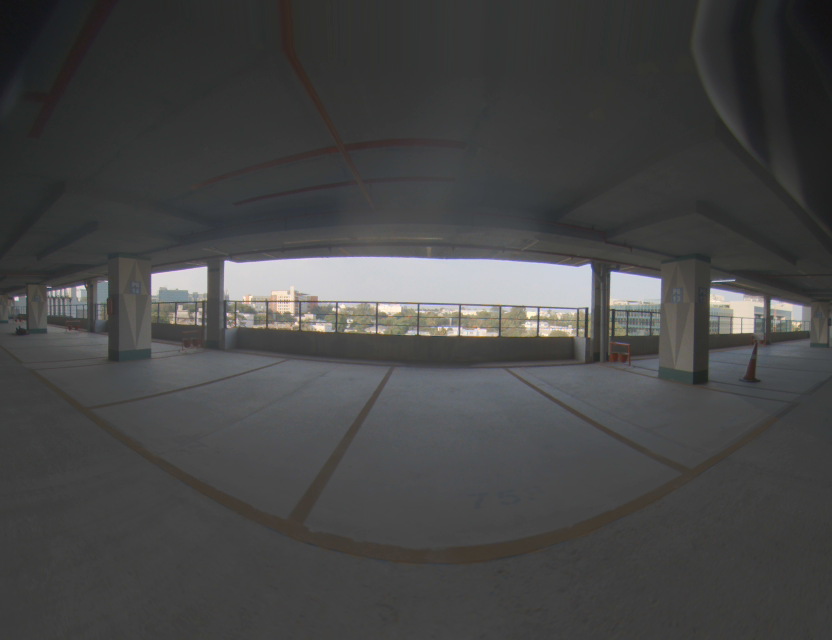
#> input picture dataset/image100.png, 832 x 640 px; its folder holds only this picture in this run
$ python detect_parking_spaces.py
#> lines starting #> are read from the running program, lines starting #| are printed output that depends on the picture; after the words box and inside, x2 and y2 are one past the last pixel; in counts of white or black regions, pixels touching at a corner belong together
import cv2 as cv
import os
import numpy as np
import time
import math

def detect_parking_spaces(image, min_area=500, max_area=30000, aspect_ratio_range=(1.0, 8.0)):

    height, width = image.shape[:2]

    roi_y = int(height * 0.6)
    roi_height = height - roi_y
    roi = image[roi_y:, :]

    gray = cv.cvtColor(roi, cv.COLOR_BGR2GRAY)

    blurred = cv.GaussianBlur(gray, (5, 5), 0)

    thresh1 = cv.adaptiveThreshold(blurred, 255, cv.ADAPTIVE_THRESH_GAUSSIAN_C,
                                 cv.THRESH_BINARY_INV, 19, 2)

    edges = cv.Canny(blurred, 30, 150)

    hsv = cv.cvtColor(roi, cv.COLOR_BGR2HSV)

    lower_white = np.array([0, 0, 180])
    upper_white = np.array([180, 30, 255])
    white_mask = cv.inRange(hsv, lower_white, upper_white)

    lower_yellow = np.array([20, 100, 100])
    upper_yellow = np.array([30, 255, 255])
    yellow_mask = cv.inRange(hsv, lower_yellow, upper_yellow)

    color_mask = cv.bitwise_or(white_mask, yellow_mask)

    combined_mask = cv.bitwise_or(thresh1, edges)
    combined_mask = cv.bitwise_or(combined_mask, color_mask)

    kernel = np.ones((3, 3), np.uint8)
    morph = cv.morphologyEx(combined_mask, cv.MORPH_CLOSE, kernel, iterations=2)
    morph = cv.morphologyEx(morph, cv.MORPH_OPEN, kernel, iterations=1)

    kernel_large = np.ones((5, 5), np.uint8)
    morph_enhanced = cv.morphologyEx(combined_mask, cv.MORPH_CLOSE, kernel_large, iterations=3)
    morph_enhanced = cv.morphologyEx(morph_enhanced, cv.MORPH_OPEN, kernel_large, iterations=1)

    morph = cv.bitwise_or(morph, morph_enhanced)

    contours, _ = cv.findContours(morph, cv.RETR_EXTERNAL, cv.CHAIN_APPROX_SIMPLE)

    lines = cv.HoughLinesP(morph, 1, np.pi/180, threshold=25, minLineLength=25, maxLineGap=25)

    hough_lines = cv.HoughLines(morph, 1, np.pi/180, threshold=50)

    if hough_lines is not None:
        if lines is None:
            lines = []
        else:
            lines = lines.tolist()

        for line in hough_lines:
            rho, theta = line[0]
            a = np.cos(theta)
            b = np.sin(theta)
            x0 = a * rho
            y0 = b * rho
            x1 = int(x0 + 100 * (-b))
            y1 = int(y0 + 100 * (a))
            x2 = int(x0 - 100 * (-b))
            y2 = int(y0 - 100 * (a))
            lines.append([[x1, y1, x2, y2]])

        lines = np.array(lines)

    polar_lines = []
    if lines is not None:
        for line in lines:
            x1, y1, x2, y2 = line[0]
            length = np.sqrt((x2 - x1)**2 + (y2 - y1)**2)
            theta = math.degrees(math.atan2(y2 - y1, x2 - x1))
            theta = theta % 180
            rho = x1 * math.cos(math.radians(theta)) + y1 * math.sin(math.radians(theta))
            polar_lines.append({'rho': rho, 'theta': theta, 'length': length, 'points': (x1, y1, x2, y2)})

    angle_tolerance = 10
    parallel_line_groups = []
    processed_lines = set()

    for i, line1 in enumerate(polar_lines):
        if i in processed_lines:
            continue

        group = [line1]
        processed_lines.add(i)

        for j, line2 in enumerate(polar_lines):
            if j in processed_lines or i == j:
                continue

            angle_diff = abs(line1['theta'] - line2['theta'])
            angle_diff = min(angle_diff, 180 - angle_diff)

            if angle_diff <= angle_tolerance:
                group.append(line2)
                processed_lines.add(j)

        if len(group) >= 2:
            parallel_line_groups.append(group)

    parking_spaces = []
    for contour in contours:
        area = cv.contourArea(contour)

        if min_area <= area <= max_area:
            x, y, w, h = cv.boundingRect(contour)

            aspect_ratio = float(w) / h if h > 0 else 0

            if aspect_ratio_range[0] <= aspect_ratio <= aspect_ratio_range[1]:
                epsilon = 0.04 * cv.arcLength(contour, True)
                approx = cv.approxPolyDP(contour, epsilon, True)

                if 3 <= len(approx) <= 6:

                    adjusted_contour = contour.copy()
                    adjusted_contour[:,:,1] += roi_y

                    contour_lines = []
                    for i in range(len(approx)):
                        pt1 = approx[i][0]
                        pt2 = approx[(i+1) % len(approx)][0]
                        theta = math.degrees(math.atan2(pt2[1] - pt1[1], pt2[0] - pt1[0])) % 180
                        contour_lines.append({'theta': theta, 'points': (pt1[0], pt1[1], pt2[0], pt2[1])})

                    parallelism_score = 0
                    aligned_groups = []

                    for group in parallel_line_groups:
                        group_theta = sum(line['theta'] for line in group) / len(group)

                        for contour_line in contour_lines:
                            angle_diff = abs(contour_line['theta'] - group_theta)
                            angle_diff = min(angle_diff, 180 - angle_diff)

                            if angle_diff <= 15:
                                parallelism_score += 1
                                if group not in aligned_groups:
                                    aligned_groups.append(group)


                    adjusted_contour = contour.copy()
                    adjusted_contour[:,:,1] += roi_y

                    parking_spaces.append({
                        'contour': adjusted_contour,
                        'bbox': (x, y + roi_y, w, h),
                        'area': area,
                        'aspect_ratio': aspect_ratio,
                        'approx': len(approx),
                        'parallelism_score': parallelism_score,
                        'aligned_groups': len(aligned_groups),
                        'car_adjacent': False,
                        'low_curvature': False
                    })


    for i, space in enumerate(parking_spaces):
        x, y, w, h = space['bbox']
        ext_x = max(0, x - 20)
        ext_y = max(0, y - 20)
        ext_w = min(width - ext_x, w + 40)
        ext_h = min(height - ext_y, h + 40)

        roi_ext = image[ext_y:ext_y+ext_h, ext_x:ext_x+ext_w]
        if roi_ext.size == 0:
            continue

        roi_gray = cv.cvtColor(roi_ext, cv.COLOR_BGR2GRAY)
        gradient_x = cv.Sobel(roi_gray, cv.CV_64F, 1, 0, ksize=3)
        gradient_y = cv.Sobel(roi_gray, cv.CV_64F, 0, 1, ksize=3)
        gradient_mag = cv.magnitude(gradient_x, gradient_y)

        mean_gradient = np.mean(gradient_mag)

        if mean_gradient > 15:

            if space['parallelism_score'] < 4:
                space['parallelism_score'] += 3
                space['car_adjacent'] = True

                contour = space['contour']
                if len(contour) >= 5:
                    try:
                        ellipse = cv.fitEllipse(contour)
                        (_, _), (major_axis, minor_axis), _ = ellipse
                        axis_ratio = minor_axis / major_axis if major_axis > 0 else 0

                        if 0.7 <= axis_ratio <= 1.0:
                            space['low_curvature'] = True
                            space['parallelism_score'] += 1
                        else:
                            space['low_curvature'] = False
                    except:
                        space['low_curvature'] = False
                else:
                    space['low_curvature'] = False
            else:
                space['car_adjacent'] = False
        else:
            space['car_adjacent'] = False

    parking_spaces.sort(key=lambda x: (x['parallelism_score'], x['aligned_groups']), reverse=True)

    return parking_spaces

def process_frame(image_path, output_path=None, display=False, show_debug=True):
    """
    Process a single frame to detect parking spaces.

    Args:
        image_path: Path to the input image
        output_path: Path to save the output image (optional)
        display: Whether to display the result
        show_debug: Whether to show debug visualizations

    Returns:
        Processed image with detected parking spaces and count of free spaces
    """
    image = cv.imread(image_path)
    if image is None:
        print(f"Failed to read image: {image_path}")
        return None

    result_image = image.copy()

    height, width = image.shape[:2]
    roi_y = int(height * 0.6)

    cv.line(result_image, (0, roi_y), (width, roi_y), (255, 0, 0), 2)

    parking_spaces = detect_parking_spaces(image)

    free_parking_spaces = 0

    for i, space in enumerate(parking_spaces):
        x, y, w, h = space['bbox']

        color = (0, 255 - i * 30 % 255, i * 40 % 255)

        is_free = not space.get('car_adjacent', False)

        if is_free:
            free_parking_spaces += 1

        green_color = (0, 255, 0)
        cv.drawContours(result_image, [space['contour']], 0, green_color, 2)

    h, w = image.shape[:2]
    combined = np.zeros((h, w*2, 3), dtype=np.uint8)
    combined[:, :w] = image
    combined[:, w:] = result_image

    cv.putText(combined, "Original Image", (10, 30),
              cv.FONT_HERSHEY_SIMPLEX, 1, (0, 255, 0), 2)
    cv.putText(combined, f"Detected Spaces: {len(parking_spaces)} | Free: {free_parking_spaces}", (w+10, 30),
              cv.FONT_HERSHEY_SIMPLEX, 1, (0, 255, 0), 2)

    if display:
        cv.imshow("Parking Space Detection", combined)
        key = cv.waitKey(1) & 0xFF
        if key == 27:  # ESC key to exit
            cv.destroyAllWindows()
            return None

    if output_path:
        cv.imwrite(output_path, combined)

    return combined

def process_all_frames(dataset_path, output_dir, display=True, delay=0.1):

    image_files = sorted([f for f in os.listdir(dataset_path) if f.endswith('.png')])

    if not image_files:
        print(f"No PNG images found in {dataset_path}")
        return

    os.makedirs(output_dir, exist_ok=True)

    print(f"Processing {len(image_files)} frames...")

    for i, image_file in enumerate(image_files):
        image_path = os.path.join(dataset_path, image_file)
        output_path = os.path.join(output_dir, f"parking_spaces_{i:03d}.png")

        print(f"Processing frame {i+1}/{len(image_files)}: {image_file}")
        result = process_frame(image_path, output_path, display)

        if result is None:
            print("Processing stopped by user.")
            break

        if display and delay > 0:
            time.sleep(delay)

    print(f"All frames processed. Results saved to {output_dir}")

    if display:
        cv.destroyAllWindows()

def main():
    dataset_path = os.path.join(os.path.dirname(os.path.abspath(__file__)), 'dataset')

    output_dir = os.path.join(os.path.dirname(os.path.abspath(__file__)), 'output')
    os.makedirs(output_dir, exist_ok=True)

    process_all_frames(dataset_path, output_dir, display=True, delay=0.1)
#> in process_frame, image is the input picture: shape (640, 832, 3); mean B, G, R 70.7, 70.9, 70.6
#> in process_frame, `cv.line(result_image, (0, roi_y), (width, roi_y), (255, 0, 0), 2)`: result_image: shape (640, 832, 3); 0.47% of pixels changed, all inside (x1, y1, x2, y2) = (0, 383, 832, 386)
#> in detect_parking_spaces, `roi = image[roi_y:, :]`:
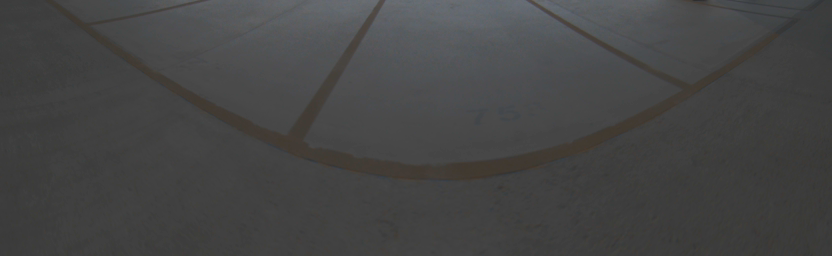
#> roi: shape (256, 832, 3); mean B, G, R 69.3, 69.3, 69.1
#> in detect_parking_spaces, `thresh1 = cv.adaptiveThreshold(blurred, 255, cv.ADAPTIVE_THRESH_GAUSSI..`:
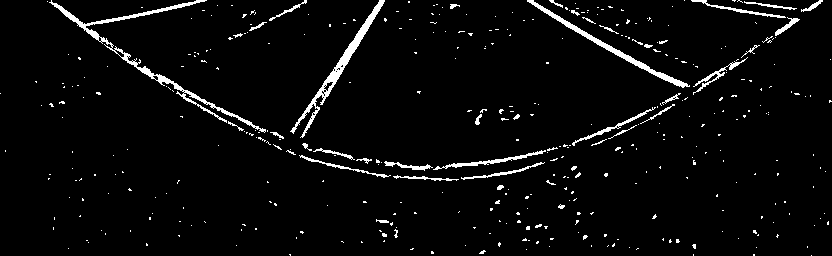
#> thresh1: shape (256, 832); 3.8% white; 398 white regions (358 under 20 px), largest, box (x1, y1, x2, y2) and area: (49, 0, 266, 133) 1549, (290, 0, 385, 138) 1151, (527, 0, 690, 88) 891
#> in detect_parking_spaces, `edges = cv.Canny(blurred, 30, 150)`: edges: shape (256, 832); every value is 0
#> in detect_parking_spaces, `hsv = cv.cvtColor(roi, cv.COLOR_BGR2HSV)`: hsv: shape (256, 832, 3); mean H, S, V 26.7, 8.2, 70.4
#> in detect_parking_spaces, `morph = cv.morphologyEx(combined_mask, cv.MORPH_CLOSE, kernel, iterati..`: morph: shape (256, 832); 4.6% white; 307 white regions (270 under 20 px), largest, box (x1, y1, x2, y2) and area: (47, 0, 282, 150) 2187, (527, 0, 760, 95) 1351, (290, 0, 385, 138) 1343
#> in detect_parking_spaces, `morph = cv.morphologyEx(morph, cv.MORPH_OPEN, kernel, iterations=1)`: morph: shape (256, 832); 3.4% white; 109 white regions (64 under 20 px), largest, box (x1, y1, x2, y2) and area: (54, 3, 235, 123) 1523, (301, 0, 385, 128) 1256, (527, 0, 688, 87) 892
#> in detect_parking_spaces, `morph_enhanced = cv.morphologyEx(combined_mask, cv.MORPH_CLOSE, kernel..`: morph_enhanced: shape (256, 832); 9.3% white; 198 white regions (169 under 20 px), largest, box (x1, y1, x2, y2) and area: (47, 0, 760, 204) 14574, (672, 0, 823, 43) 1650, (430, 0, 460, 33) 377
#> in detect_parking_spaces, `morph_enhanced = cv.morphologyEx(morph_enhanced, cv.MORPH_OPEN, kernel..`: morph_enhanced: shape (256, 832); 7.9% white; 30 white regions, largest, box (x1, y1, x2, y2) and area: (291, 0, 564, 195) 6018, (529, 0, 646, 69) 2672, (584, 68, 727, 151) 1999
#> in detect_parking_spaces, `morph = cv.bitwise_or(morph, morph_enhanced)`: morph: shape (256, 832); 8.4% white; 44 white regions (21 under 20 px)
#> in detect_parking_spaces, `contours, _ = cv.findContours(morph, cv.RETR_EXTERNAL, cv.CHAIN_APPROX..`: contours = 44 contours, 21 with area under 20; largest, box (x1, y1, x2, y2) and area: (291, 0, 564, 195) 5548, (527, 0, 748, 151) 4499, (47, 0, 284, 149) 2679, (692, 0, 800, 35) 1306, (431, 0, 460, 23) 281
#> in detect_parking_spaces, `lines = cv.HoughLinesP(morph, 1, np.pi/180, threshold=25, minLineLengt..`: lines = 214 rows, first 6: [300, 156, 503, 177], [527, 1, 575, 1], [291, 152, 506, 174], [615, 141, 820, 3], [116, 54, 280, 148], [170, 0, 217, 0]
#> in detect_parking_spaces, `hough_lines = cv.HoughLines(morph, 1, np.pi/180, threshold=50)`: hough_lines = 2465 rows, first 8: [0, 1.57], [122, 1.68], [-23, 2.15], [13, 1.55], [-11, 2.08], [7, 1.57], [114, 1.69], [374, 1.13]
#> in detect_parking_spaces, `lines = lines.tolist()`: lines = 214 items
#> the loop in detect_parking_spaces, `for line in hough_lines:` made 2465 passes
#> (rho, theta, a, b, x0, y0, x1, y1) on passes 1 to 3: (0, 1.57, -4.37e-08, 1, 0, 0, -100, 0), (122, 1.68, -0.105, 0.995, -12.75, 121.3, -112, 110), (-23, 2.15, -0.545, 0.839, 12.53, -19.29, -71, -73)
#> after the loop in detect_parking_spaces, `for line in hough_lines:`: lines = 2679 items
#> in detect_parking_spaces, `lines = np.array(lines)`: lines = 2679 rows, first 6: [300, 156, 503, 177], [527, 1, 575, 1], [291, 152, 506, 174], [615, 141, 820, 3], [116, 54, 280, 148], [170, 0, 217, 0]
#> the loop in detect_parking_spaces, `for line in lines:` made 2679 passes
#> line on passes 12 to 14: [[449, 164, 554, 160]], [[733, 10, 808, 10]], [[701, 1, 782, 0]]
#> the loop in detect_parking_spaces, `for contour in contours:` made 44 passes
#> contour on passes 1, 3, 4, 6, 8, 10, 12, 13, 14, 16, 19, 21: [[431, 252], [431, 255], [433, 255], [433, 252]], [[693, 244], [693, 247], [695, 247], [695, 244]], [[676, 239], [676, 242], [678, 242], [678, 239]], [[545, 238], [545, 243], [549, 243], [549, 238]], [[753, 230], [753, 232], [755, 232], [755, 230]], [[539, 224], [539, 226], [541, 226], [541, 224]], [[820, 218], [820, 224], [824, 224], [824, 218]], [[516, 213], [516, 222], [520, 222], [520, 213]], [[577, 212], [577, 214], [579, 214], [579, 212]], [[496, 201], [496, 203], [499, 203], [499, 201]], [[605, 173], [605, 175], [607, 175], [607, 173]], [[693, 162], [693, 164], [695, 164], [695, 162]]
#> the loop in detect_parking_spaces, `for i, space in enumerate(parking_spaces):` made 4 passes
#> pass 1, in detect_parking_spaces, `gradient_y = cv.Sobel(roi_gray, cv.CV_64F, 0, 1, ksize=3)`:
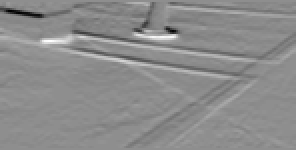
#> gradient_y: shape (75, 148) float64 (shown 2 times larger); min -137, max 109, mean -1.6; drawn with min black and max white
#> after the loop in detect_parking_spaces, `for i, space in enumerate(parking_spaces):`:
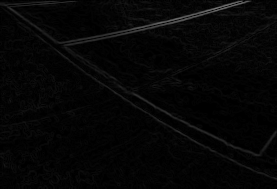
#> gradient_mag: shape (189, 277) float64; min 0, max 122.1, mean 5.8
#> after the loop in detect_parking_spaces, `for i, space in enumerate(parking_spaces):`:
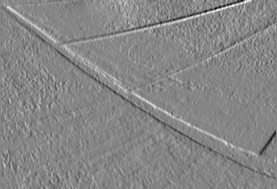
#> gradient_x: shape (189, 277) float64; min -38, max 35, mean 0.5; drawn with min black and max white
#> after the loop in detect_parking_spaces, `for i, space in enumerate(parking_spaces):`:
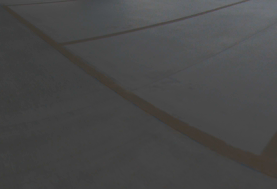
#> roi_ext: shape (189, 277, 3); mean B, G, R 72.6, 72.5, 72.3
#> the loop in process_frame, `for i, space in enumerate(parking_spaces):` made 4 passes
#> in process_frame, `cv.putText(combined, f"Detected Spaces: {len(parking_spaces)} | Free: ..`:
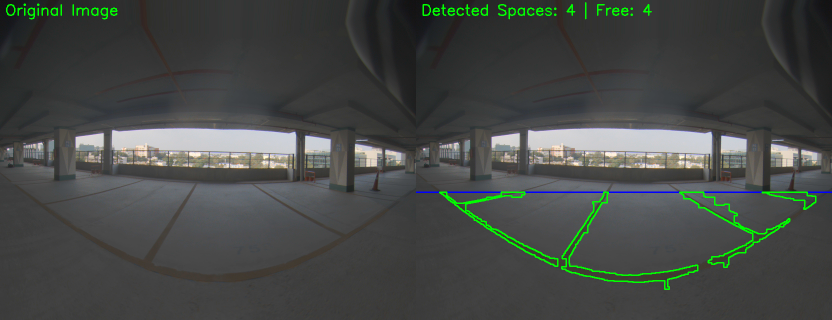
#> combined: shape (640, 1664, 3) (shown at 1/2 size); mean B, G, R 70.3, 73.3, 69.7
#> (key Esc is pressed here)

if __name__ == "__main__":
    main()
